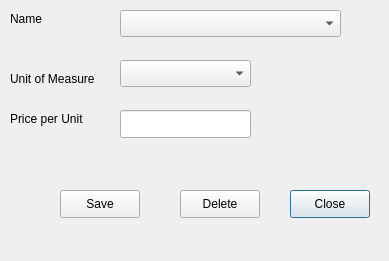
<ui version="4.0" >
 <class>LandTypes</class>
 <widget class="QDialog" name="LandTypes" >
  <property name="geometry" >
   <rect>
    <x>0</x>
    <y>0</y>
    <width>389</width>
    <height>261</height>
   </rect>
  </property>
  <property name="minimumSize" >
   <size>
    <width>389</width>
    <height>261</height>
   </size>
  </property>
  <property name="windowTitle" >
   <string>Land Types</string>
  </property>
  <widget class="QPushButton" name="btnLandTypesClose" >
   <property name="geometry" >
    <rect>
     <x>290</x>
     <y>190</y>
     <width>80</width>
     <height>28</height>
    </rect>
   </property>
   <property name="text" >
    <string>Close</string>
   </property>
  </widget>
  <widget class="QPushButton" name="pushButton_3" >
   <property name="geometry" >
    <rect>
     <x>60</x>
     <y>190</y>
     <width>80</width>
     <height>28</height>
    </rect>
   </property>
   <property name="text" >
    <string>Save</string>
   </property>
  </widget>
  <widget class="QComboBox" name="comboBox" >
   <property name="geometry" >
    <rect>
     <x>120</x>
     <y>10</y>
     <width>221</width>
     <height>27</height>
    </rect>
   </property>
  </widget>
  <widget class="QLabel" name="label" >
   <property name="geometry" >
    <rect>
     <x>10</x>
     <y>10</y>
     <width>54</width>
     <height>18</height>
    </rect>
   </property>
   <property name="text" >
    <string>Name</string>
   </property>
  </widget>
  <widget class="QComboBox" name="comboBox_3" >
   <property name="geometry" >
    <rect>
     <x>120</x>
     <y>60</y>
     <width>131</width>
     <height>27</height>
    </rect>
   </property>
  </widget>
  <widget class="QLabel" name="label_3" >
   <property name="geometry" >
    <rect>
     <x>10</x>
     <y>70</y>
     <width>91</width>
     <height>18</height>
    </rect>
   </property>
   <property name="text" >
    <string>Unit of Measure</string>
   </property>
  </widget>
  <widget class="QLineEdit" name="lineEdit" >
   <property name="geometry" >
    <rect>
     <x>120</x>
     <y>110</y>
     <width>131</width>
     <height>28</height>
    </rect>
   </property>
  </widget>
  <widget class="QLabel" name="label_5" >
   <property name="geometry" >
    <rect>
     <x>10</x>
     <y>110</y>
     <width>81</width>
     <height>18</height>
    </rect>
   </property>
   <property name="text" >
    <string>Price per Unit</string>
   </property>
  </widget>
  <widget class="QPushButton" name="pushButton" >
   <property name="geometry" >
    <rect>
     <x>180</x>
     <y>190</y>
     <width>80</width>
     <height>28</height>
    </rect>
   </property>
   <property name="text" >
    <string>Delete</string>
   </property>
  </widget>
 </widget>
 <resources/>
 <connections/>
</ui>
